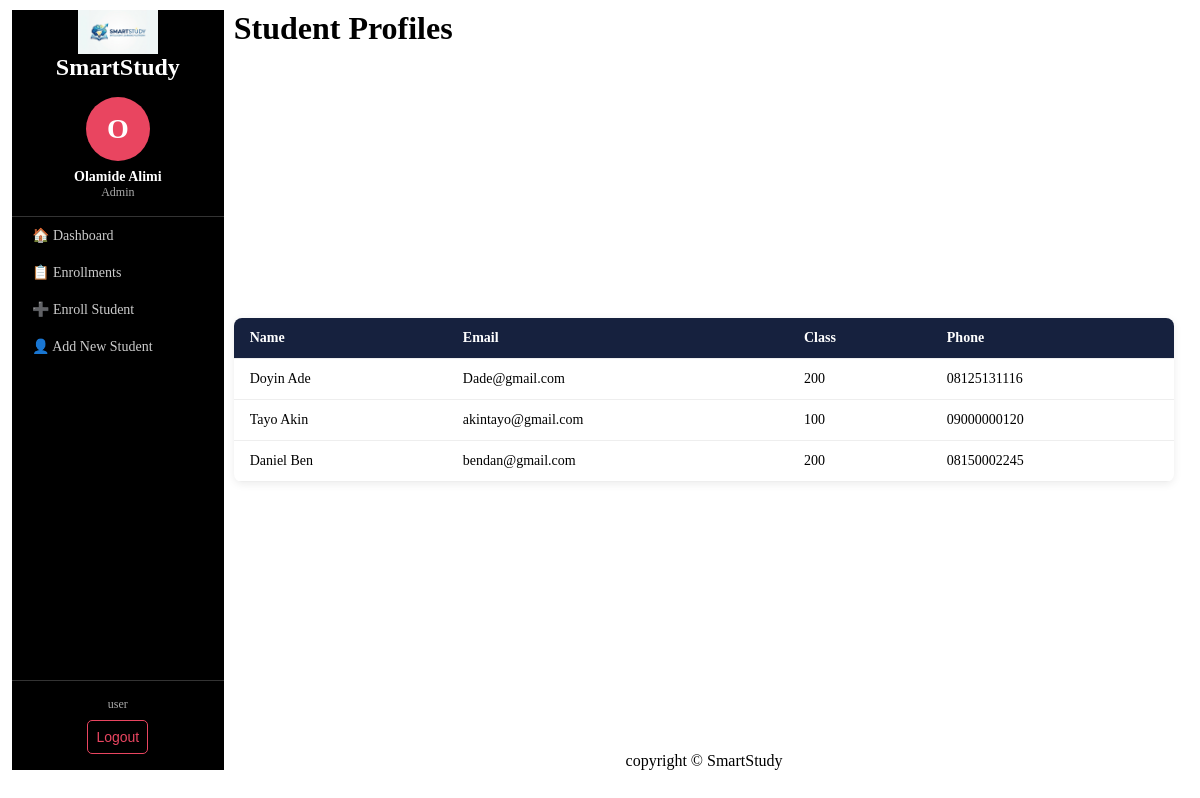
/dashboard/staff/students/ (signed in), run on the app's committed database.
### portal/models.py (models this page shows, shortened)
class CustomUser(AbstractUser):
    ROLE_CHOICE = [
        ('student', 'Student'),
        ('parent', 'Parent'),
        ('staff', 'Staff'),
        ('Admin', 'Admin'),
    ]
    role = models.CharField(max_length=10, choices=ROLE_CHOICE)
    phone = models.CharField(max_length=20, blank=True)
    image = models.ImageField(upload_to='students/', blank=True, null=True)
    class_name = models.CharField(max_length=20, blank=True)
    children = models.ManyToManyField('self', blank=True,)
    @property
    def is_student(self):
        return self.role == 'student'
    @property
    def is_staff_member(self):
        return self.role == 'staff'
    @property
    def is_admin(self):
        return self.role == 'admin'

### account/views.py (the view)
# urls.py: path('dashboard/staff/students/', views.staff_student_profiles, name='staff_student_profiles'),
@login_required
def staff_student_profiles(request):
    students = CustomUser.objects.filter(
        role='student'
    ).order_by('last_name', 'first_name')
    return render(request, 'account/staff_student_profiles.html', {
        'students': students,
    })

### templates/account/staff_student_profiles.html (shortened to what this page needs)
{% extends 'base.html' %}
{% block content %}
    <h1>Student Profiles</h1>
    <table>
        <thead>
            <tr>
                <th>Name</th>
                <th>Email</th>
                <th>Class</th>
                <th>Phone</th>
            </tr>
        </thead>
        <tbody>
            {% for student in students %}
            <tr>
                <td>{{ student.get_full_name }}</td>
                <td>{{ student.email }}</td>
                <td>{{ student.class_name }}</td>
                <td>{{ student.phone }}</td>
            </tr>
            {% empty %}
            <tr><td colspan="4">No students found.</td></tr>
            {% endfor %}
        </tbody>
    </table>
{% endblock %}

### templates/base.html (shortened to what this page needs)
{% load static %}
<!DOCTYPE html>
<html lang="en">
<head>
    <link rel='stylesheet' href="{% static 'css/main.css' %}">
</head>
<body>
    <nav>
        <a href="/" class="logo">
            <img src="{% static 'image/logo.png' %}" alt="SmartStudy Logo">
        </a>
        <h2>SmartStudy</h2>
        {% if request.user.is_authenticated %}
            <div class="sidebar-profile">
                {% if request.user.image %}
                    <img src="{{ request.user.image.url }}" alt="Profile Photo" class="profile-img">
                {% else %}
                    <div class="avatar-placeholder">{{ request.user.get_full_name|first }}</div>
                {% endif %}
                <p class="sidebar-name">{{ request.user.get_full_name }}</p>
                <p class="sidebar-role">{{ request.user.role|capfirst }}</p>
            </div>
            <div class="nav-links">
                {% if request.user.is_student %}
                    <a href="{% url 'student_dashboard' %}">🏠 Dashboard</a>
                    <a href="{% url 'student_courses' %}">📚 Courses</a>
                    <a href="{% url 'student_assignments' %}">📝 Assignments</a>
                    <a href="{% url 'student_profile' %}">👤 Profile</a>
                {% elif request.user.is_admin %}
                    <a href="{% url 'admin_dashboard' %}">🏠 Dashboard</a>
                    <a href="{% url 'admin_enrollments' %}">📋 Enrollments</a>
                    <a href="{% url 'admin_enroll_student' %}">➕ Enroll Student</a>
                    <a href="{% url 'admin_add_student' %}">👤 Add New Student</a>
                {% endif %}
            </div>
            <div class="sidebar-footer">
                <span class="sidebar-username">{{ request.user.username }}</span>
                <form action="{% url 'logout' %}" method="post">
                    <button type="submit" class="logout-btn">Logout</button>
                </form>
            </div>
        {% endif %}
    </nav>
    <main>
        {% block content %}
        {% endblock %}
        <footer>
            <p>copyright &copy; SmartStudy</p>
        </footer>
    </main>
</body>
</html>

### static/css/main.css (style rules this page uses)
* { margin: 0; padding: 0; box-sizing: border-box; }
body { width: 98%; margin:10px auto; display: flex; gap: 10px; justify-content: start; align-items: start; }
nav { background-color: black; width: 18%; height: 95vh; display: flex; flex-direction: column; align-items: center; justify-content: start; color: white; }
.logo img { max-width: 80px; height: auto; display: flex; justify-content: start; }
.topNav,.navRight,.nav-links { display: flex; align-items: center; flex-direction: column; width: 100%; color: white; }
.sidebar-profile { display: flex; flex-direction: column; align-items: center; padding: 16px 0; border-bottom: 1px solid #333; width: 100%; }
.avatar-placeholder { width: 64px; height: 64px; border-radius: 50%; background-color: #e94560; color: white; font-size: 28px; font-weight: bold; display: flex; align-items: center; justify-content: center; margin-bottom: 8px; }
.sidebar-name { color: white; font-weight: 600; font-size: 14px; text-align: center; }
.sidebar-role { color: #aaa; font-size: 12px; }
.nav-links a { display: block; width: 100%; padding: 10px 20px; color: #ccc; text-decoration: none; font-size: 14px; transition: background 0.2s, color 0.2s; }
.sidebar-footer { margin-top: auto; width: 100%; padding: 16px; border-top: 1px solid #333; display: flex; flex-direction: column; align-items: center; gap: 8px; }
.sidebar-username { color: #aaa; font-size: 12px; }
.logout-btn { width: 100%; padding: 8px; background-color: transparent; color: #e94560; border: 1px solid #e94560; border-radius: 5px; cursor: pointer; font-size: 14px; transition: background 0.2s, color 0.2s; }
table { width: 100%; border-collapse: collapse; background: white; border-radius: 8px; overflow: hidden; box-shadow: 0 2px 8px rgba(0,0,0,0.08); }
th, td { padding: 12px 16px; text-align: left; border-bottom: 1px solid #eee; font-size: 14px; }
th { background-color: black; color: white; font-weight: 600; }
main { width: 80%; height: 95vh; display: flex; flex-direction: column; justify-content: space-between; }
footer { display: flex; margin-inline: auto; align-items: center; }
th, td { padding: 12px 16px; text-align: left; border-bottom: 1px solid #eee; }
th { background-color: #16213e; color: white; }

### data on the page
CustomUser: user.get_full_name|first "O", user.get_full_name "Olamide Alimi", user.role "Admin", user.username "user"
CustomUser: get_full_name "Doyin Ade", email "Dade@gmail.com", class_name "200", phone "08125131116"
CustomUser: get_full_name "Tayo Akin", email "akintayo@gmail.com", class_name "100", phone "09000000120"
CustomUser: get_full_name "Daniel Ben", email "bendan@gmail.com", class_name "200", phone "08150002245"
